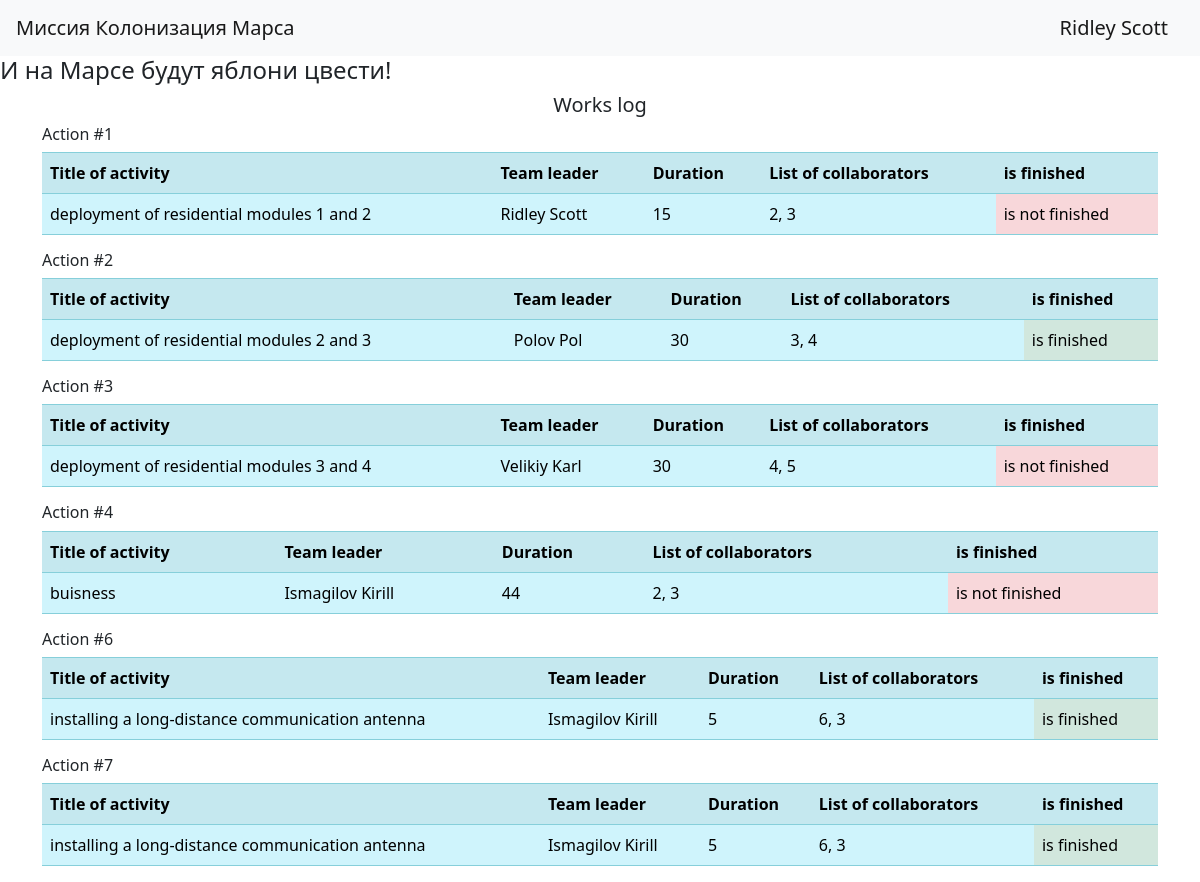
The page / (signed in) on the database its author committed.
### data/users.py (models this page shows, shortened)
class User(SqlAlchemyBase, UserMixin, SerializerMixin):
    __tablename__ = 'users'
    id = sqlalchemy.Column(sqlalchemy.Integer,
                           primary_key=True, autoincrement=True)
    surname = sqlalchemy.Column(sqlalchemy.String, nullable=True)
    name = sqlalchemy.Column(sqlalchemy.String, nullable=True)
    age = sqlalchemy.Column(sqlalchemy.Integer, nullable=True)
    position = sqlalchemy.Column(sqlalchemy.String, nullable=True)
    speciality = sqlalchemy.Column(sqlalchemy.String, nullable=True)
    address = sqlalchemy.Column(sqlalchemy.String, nullable=True)
    email = sqlalchemy.Column(sqlalchemy.String,
                              index=True, unique=True, nullable=True)
    hashed_password = sqlalchemy.Column(sqlalchemy.String, nullable=True)
    modified_date = sqlalchemy.Column(sqlalchemy.DateTime,
                                      default=datetime.datetime.now)
    jobs = orm.relationship('Jobs', back_populates='user')

### data/jobs.py (models this page shows)
class Jobs(SqlAlchemyBase, SerializerMixin, UserMixin):
    __tablename__ = 'jobs'
    id = sqlalchemy.Column(sqlalchemy.Integer,
                           primary_key=True, autoincrement=True)
    team_leader = sqlalchemy.Column(sqlalchemy.Integer, ForeignKey('users.id'), nullable=False)
    job = sqlalchemy.Column(sqlalchemy.Text, nullable=True)
    work_size = sqlalchemy.Column(sqlalchemy.Integer, nullable=False)
    collaborators = sqlalchemy.Column(sqlalchemy.String, nullable=True)
    start_date = sqlalchemy.Column(sqlalchemy.DateTime, default=datetime.datetime.now)
    end_date = sqlalchemy.Column(sqlalchemy.DateTime, nullable=True)
    is_finished = sqlalchemy.Column(sqlalchemy.Boolean, default=False)
    user = orm.relationship('User')

### main.py (the view)
    @app.route("/")
    def table():
        jobs = db_sess.query(Jobs).all()
        users = db_sess.query(User).all()
        users_dict = {user.id: (user.name, user.surname) for user in users}
        return render_template('table.html', jobs=jobs, users_dict=users_dict)

### data/db_session.py (called while the page is built)
def create_session() -> Session:
    global __factory
    return __factory()

### templates/table.html
{% extends "base.html" %}
{% block content %}
<h5 align="center">Works log</h5>
<div>
    {% for job in jobs %}
    <h6>Action #{{ job.id }}</h6>
    <table class="table table-info table-striped">
        <tr>
            <th>Title of activity</th>
            <th>Team leader</th>
            <th>Duration</th>
            <th>List of collaborators</th>
            <th>is finished</th>
        </tr>
        <tr>
            <td>{{ job.job }}</td>
            {% set team_leader = users_dict[job.team_leader] if job.team_leader in users_dict else (None, None) %}
            <td>{{ team_leader[0] if team_leader[0] else 'Error' }} {{ team_leader[1] if team_leader[1] else '' }}</td>
            <td>{{ job.work_size }}</td>
            <td>{{ job.collaborators }}</td>
            {% if job.is_finished %}
            <td class="table-success">is finished</td>
            {% else %}
            <td class="table-danger">is not finished</td>
            {% endif %}
        </tr>
    </table>
    {% endfor %}
</div>
{% endblock %}

### templates/base.html (shortened to what this page needs)
<!doctype html>
<html lang="en">
<head>
    <link rel="stylesheet"
          href="https://stackpath.bootstrapcdn.com/bootstrap/4.4.1/css/bootstrap.min.css"
>
    <link rel="stylesheet"
          href="https://cdn.jsdelivr.net/npm/bootstrap@5.0.0-beta1/dist/css/bootstrap.min.css"
>
</head>
<body>
<header>
    <nav class="navbar navbar-light bg-light">
        <a class="navbar-brand" href="#">Миссия Колонизация Марса</a>
        {% if current_user.is_authenticated %}
            <a class="navbar-brand" href="/logout">{{ current_user.name }} {{ current_user.surname }}</a>
        {% else %}
            <p>
                <a class="btn btn-primary " href="/register">Зарегистрироваться</a>
                <a class="btn btn-success" href="/login">Войти</a>
            </p>
        {% endif %}
    </nav>
    <h4>
        И на Марсе будут яблони цвести!
    </h4>
</header>
<main role="main" class="container">
    {% block content %}{% endblock %}
</main>
</body>
</html>

### rows shown on the page
User: name "Ridley", surname "Scott"
Jobs: id "1", job "deployment of residential modules 1 and 2", work_size "15", collaborators "2, 3", is_finished "is not finished"
Jobs: id "2", job "deployment of residential modules 2 and 3", work_size "30", collaborators "3, 4", is_finished "is finished"
User: name "Polov", surname "Pol"
Jobs: id "3", job "deployment of residential modules 3 and 4", work_size "30", collaborators "4, 5", is_finished "is not finished"
User: name "Velikiy", surname "Karl"
Jobs: id "4", job "buisness", work_size "44", collaborators "2, 3", is_finished "is not finished"
User: name "Ismagilov", surname "Kirill"
Jobs: id "6", job "installing a long-distance communication antenna", work_size "5", collaborators "6, 3", is_finished "is finished"
Jobs: id "7", job "installing a long-distance communication antenna", work_size "5", collaborators "6, 3", is_finished "is finished"
